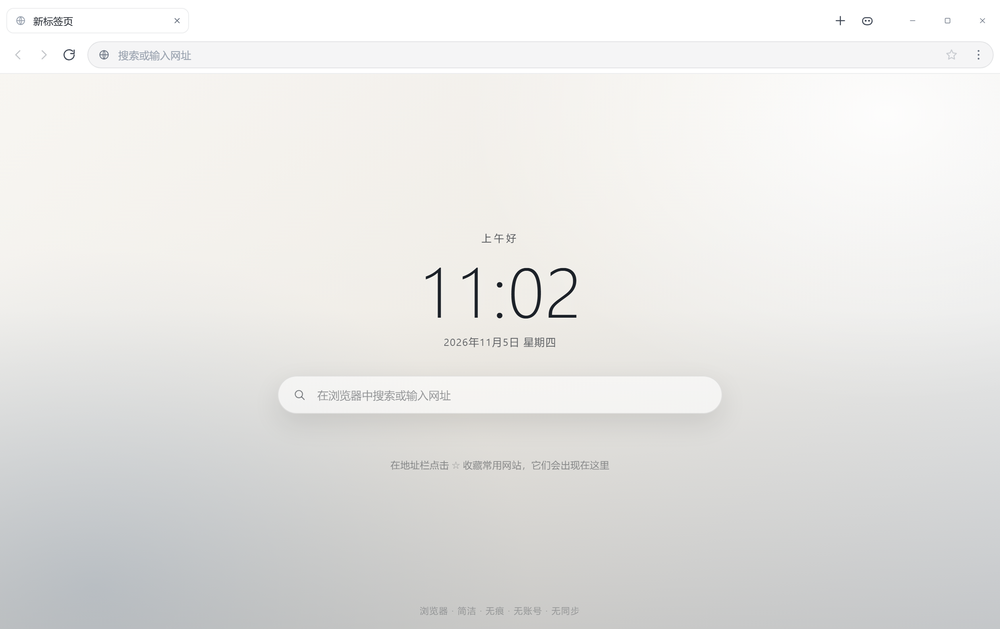
#> input picture screenshots/e2e-01-newtab.png, 1000 x 629 px, shrunk from 2518 x 1584 before the run; its folder holds only this picture in this run
$ python analysis_shots.py
#> lines starting #> are read from the running program, lines starting #| are printed output that depends on the picture
"""合成 / 体检 E2E 截图。仅开发验收使用。"""
import json
import os
import sys

from PIL import Image

ROOT = os.path.dirname(os.path.dirname(os.path.abspath(__file__)))
SHOTS = os.path.join(ROOT, "screenshots")


def region_stats(img, box):
    crop = img.crop(box).convert("RGB")
    colors = crop.getcolors(maxcolors=1 << 20) or []
    total = crop.width * crop.height
    mean = tuple(round(sum(c[i] * n for n, c in colors) / total, 1) for i in range(3)) if total else (0, 0, 0)
    uniq = len(colors)
    return {"mean": mean, "unique": uniq, "size": (crop.width, crop.height)}


def compose(name):
    chrome_path = os.path.join(SHOTS, name)
    content_path = chrome_path.replace(".png", ".content.png")
    if not (os.path.exists(chrome_path) and os.path.exists(content_path)):
        return None
    chrome = Image.open(chrome_path).convert("RGB")
    content = Image.open(content_path).convert("RGB")
    top = chrome.height - content.height
    if chrome.width != content.width or top <= 0:
        return None
    out = Image.new("RGB", chrome.size)
    out.paste(chrome.crop((0, 0, chrome.width, top)), (0, 0))
    out.paste(content, (0, top))
    out_path = chrome_path.replace(".png", ".composite.png")
    out.save(out_path)
    return out_path, top


def main():
    report = []
    for name in sorted(os.listdir(SHOTS)):
        if not name.startswith("e2e-") or not name.endswith(".png"):
            continue
        if name.endswith(".content.png") or name.endswith(".composite.png") or name == "e2e-report.json":
            continue
        path = os.path.join(SHOTS, name)
        img = Image.open(path).convert("RGB")
#> img is the input picture: PIL image 1000x629 RGB; mean R, G, B 229.7, 229.3, 227.5
        entry = {
            "name": name,
            "size": img.size,
            "titlebar": region_stats(img, (0, 0, img.width, min(42, img.height))),
            "toolbar": region_stats(img, (0, min(42, img.height), img.width, min(88, img.height))),
            "content": region_stats(img, (0, min(88, img.height), img.width, img.height)),
        }
#> in region_stats, `crop = img.crop(box).convert("RGB")`:
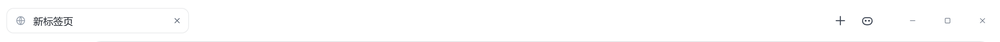
#> crop: PIL image 1000x42 RGB; mean R, G, B 253.3, 253.3, 253.4
#> in region_stats, `colors = crop.getcolors(maxcolors=1 << 20) or []`: colors = 480 items
#> in region_stats, `mean = tuple(round(sum(c[i] * n for n, c in colors) / total, 1) for i ..`: mean = (253.3, 253.3, 253.4)
#> in region_stats, `uniq = len(colors)`: uniq = 480
#> call 2 of region_stats, with box = (0, 42, 1000, 88)
#> in region_stats (call 2), `crop = img.crop(box).convert("RGB")`:
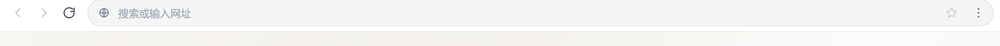
#> crop: PIL image 1000x46 RGB; mean R, G, B 245.7, 245.2, 245
#> in region_stats (call 2), `colors = crop.getcolors(maxcolors=1 << 20) or []`: colors = 628 items
#> in region_stats (call 2), `mean = tuple(round(sum(c[i] * n for n, c in colors) / total, 1) for i ..`: mean = (245.7, 245.2, 245)
#> in region_stats (call 2), `uniq = len(colors)`: uniq = 628
#> call 3 of region_stats, with box = (0, 88, 1000, 629)
#> in region_stats (call 3), `crop = img.crop(box).convert("RGB")`:
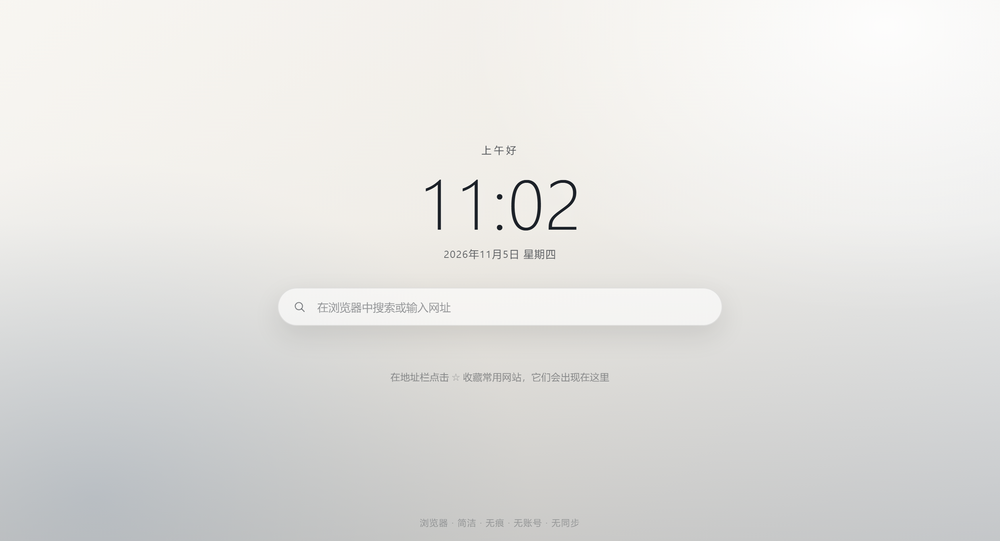
#> crop: PIL image 1000x541 RGB; mean R, G, B 226.6, 226.1, 223.9
#> in region_stats (call 3), `colors = crop.getcolors(maxcolors=1 << 20) or []`: colors = 3040 items
#> in region_stats (call 3), `mean = tuple(round(sum(c[i] * n for n, c in colors) / total, 1) for i ..`: mean = (226.6, 226.1, 223.9)
#> in region_stats (call 3), `uniq = len(colors)`: uniq = 3040
        composed = compose(name)
        if composed:
            entry["composite"] = composed[0]
            entry["composite_top"] = composed[1]
        report.append(entry)
    out = os.path.join(ROOT, "logs", "shot-analysis.json")
    with open(out, "w", encoding="utf-8") as fh:
        json.dump(report, fh, ensure_ascii=False, indent=2)
    for e in report:
        print(
            e["name"],
            e["size"],
            "titlebar", e["titlebar"]["mean"], e["titlebar"]["unique"],
            "toolbar", e["toolbar"]["mean"], e["toolbar"]["unique"],
            "content", e["content"]["mean"], e["content"]["unique"],
            ("composite:" + os.path.basename(e["composite"])) if "composite" in e else "",
        )
#> this loop made 1 pass
#| e2e-01-newtab.png (1000, 629) titlebar (253.3, 253.3, 253.4) 480 toolbar (245.7, 245.2, 245.0) 628 content (226.6, 226.1, 223.9) 3040
    print("analysis:", out)


if __name__ == "__main__":
    sys.exit(main())
#> (the program exits here)

$ run again, on screenshots/e2e-05-bookmarks-bar.png
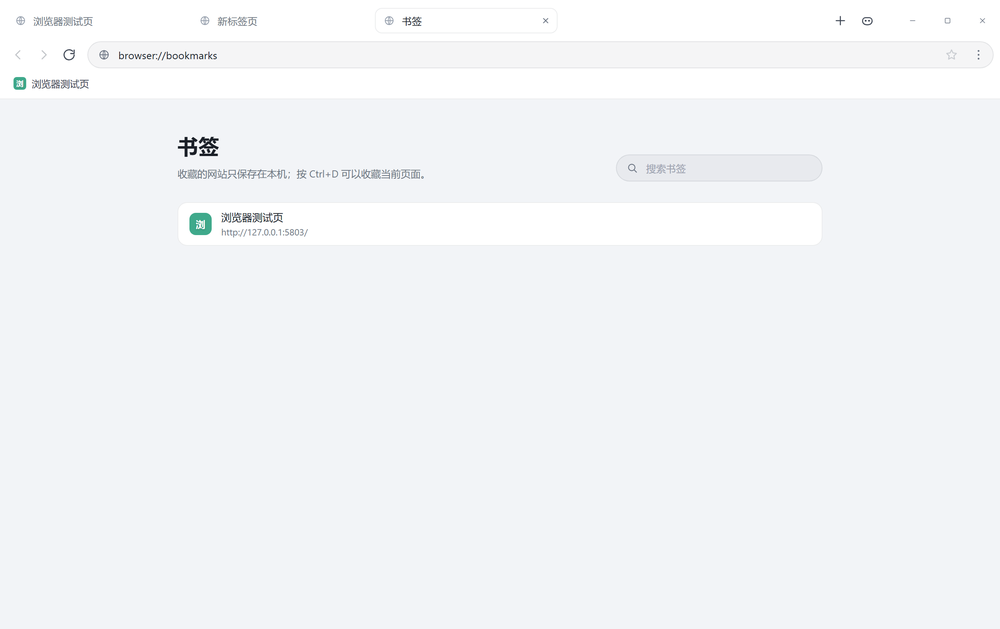
#> input picture screenshots/e2e-05-bookmarks-bar.png, 1000 x 629 px, shrunk from 2518 x 1584 before the run
#> in main, img is the input picture: PIL image 1000x629 RGB; mean R, G, B 243.1, 244.9, 247.3
#> colors = 1306 items
#> mean = (252.3, 252.4, 252.6)
#> uniq = 1306
#> in region_stats (call 2), `crop = img.crop(box).convert("RGB")`:
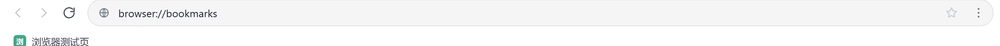
#> crop: PIL image 1000x46 RGB; mean R, G, B 247, 247.3, 247.9
#> colors = 1519 items
#> mean = (247, 247.3, 247.9)
#> uniq = 1519
#> in region_stats (call 3), `crop = img.crop(box).convert("RGB")`:
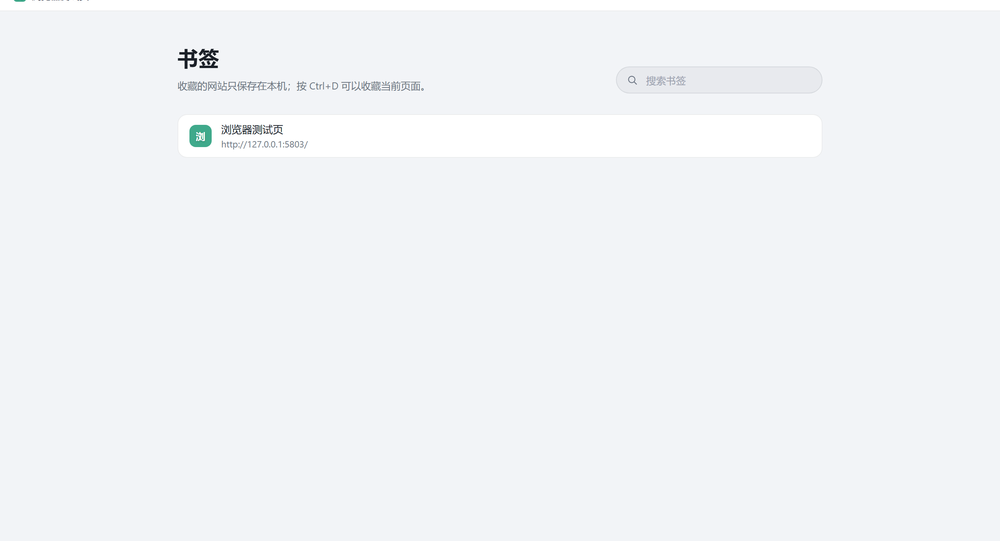
#> crop: PIL image 1000x541 RGB; mean R, G, B 242.1, 244.1, 246.9
#> colors = 3970 items
#> mean = (242.1, 244.1, 246.9)
#> uniq = 3970
#> the loop in main, `for e in report:` made 1 pass
#| e2e-05-bookmarks-bar.png (1000, 629) titlebar (252.3, 252.4, 252.6) 1306 toolbar (247.0, 247.3, 247.9) 1519 content (242.1, 244.1, 246.9) 3970

$ run again, on screenshots/e2e-06-history.png
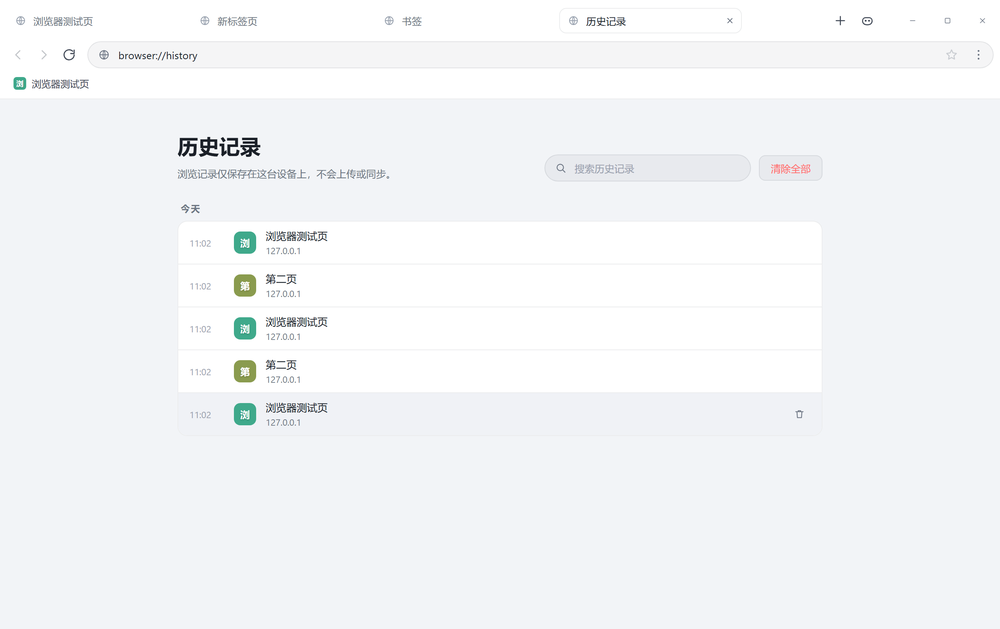
#> input picture screenshots/e2e-06-history.png, 1000 x 629 px, shrunk from 2518 x 1584 before the run
#> in main, img is the input picture: PIL image 1000x629 RGB; mean R, G, B 243.8, 245.4, 247.4
#> colors = 1606 items
#> mean = (251.6, 251.8, 252)
#> uniq = 1606
#> in region_stats (call 2), `crop = img.crop(box).convert("RGB")`:
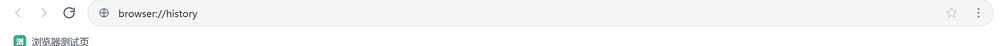
#> crop: PIL image 1000x46 RGB; mean R, G, B 247.2, 247.5, 248.1
#> colors = 1415 items
#> mean = (247.2, 247.5, 248.1)
#> uniq = 1415
#> in region_stats (call 3), `crop = img.crop(box).convert("RGB")`:
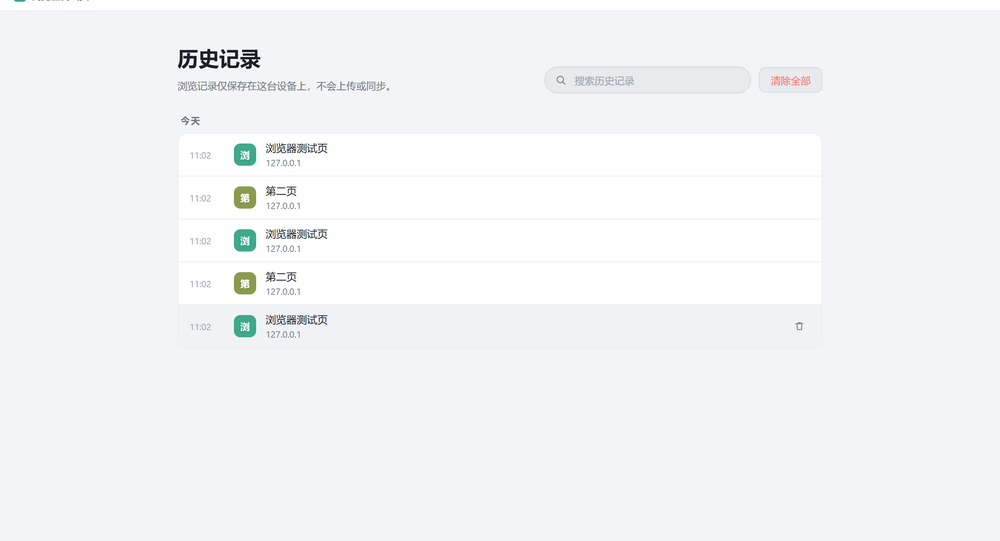
#> crop: PIL image 1000x541 RGB; mean R, G, B 242.9, 244.8, 247
#> colors = 7405 items
#> mean = (242.9, 244.8, 247)
#> uniq = 7405
#> the loop in main, `for e in report:` made 1 pass
#| e2e-06-history.png (1000, 629) titlebar (251.6, 251.8, 252.0) 1606 toolbar (247.2, 247.5, 248.1) 1415 content (242.9, 244.8, 247.0) 7405

$ run again, on screenshots/e2e-07-settings.png
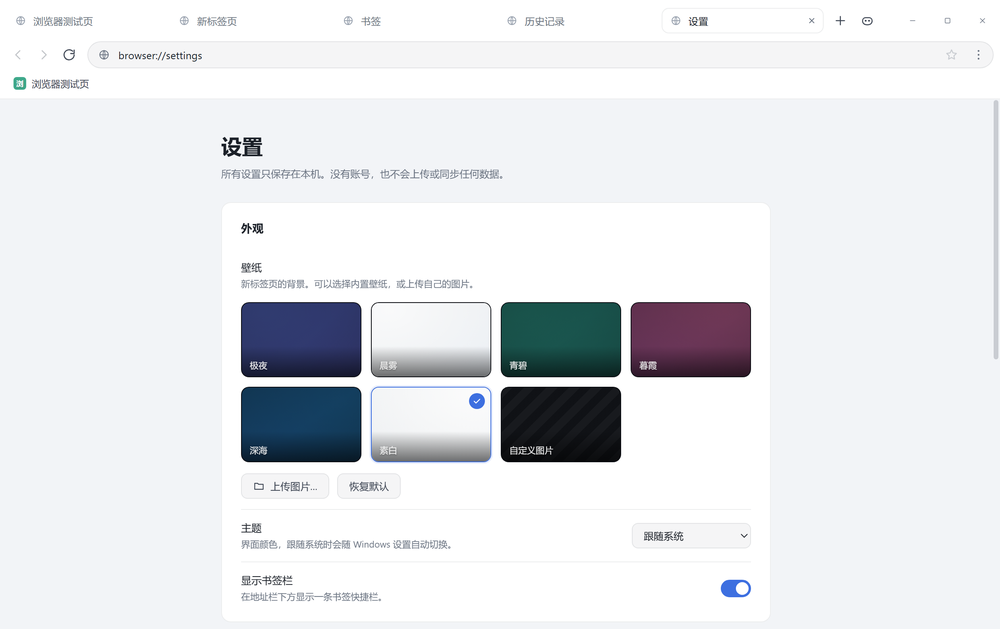
#> input picture screenshots/e2e-07-settings.png, 1000 x 629 px, shrunk from 2518 x 1584 before the run
#> in main, img is the input picture: PIL image 1000x629 RGB; mean R, G, B 229.8, 231.6, 234.8
#> colors = 1760 items
#> mean = (251.4, 251.6, 251.8)
#> uniq = 1760
#> in region_stats (call 2), `crop = img.crop(box).convert("RGB")`:
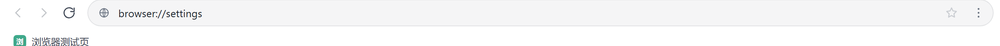
#> crop: PIL image 1000x46 RGB; mean R, G, B 247.1, 247.4, 248
#> colors = 1431 items
#> mean = (247.1, 247.4, 248)
#> uniq = 1431
#> in region_stats (call 3), `crop = img.crop(box).convert("RGB")`:
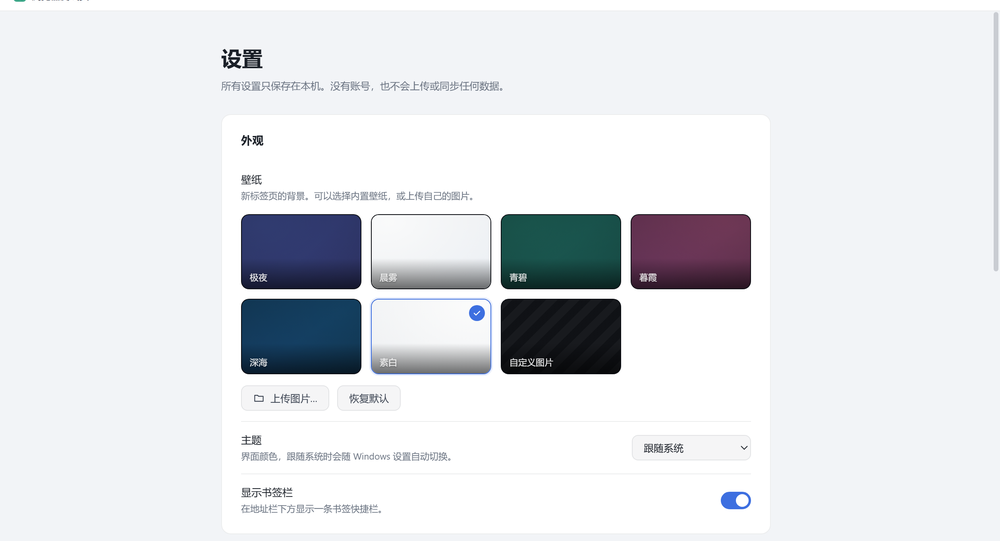
#> crop: PIL image 1000x541 RGB; mean R, G, B 226.6, 228.7, 232.3
#> colors = 7811 items
#> mean = (226.6, 228.7, 232.3)
#> uniq = 7811
#> the loop in main, `for e in report:` made 1 pass
#| e2e-07-settings.png (1000, 629) titlebar (251.4, 251.6, 251.8) 1760 toolbar (247.1, 247.4, 248.0) 1431 content (226.6, 228.7, 232.3) 7811
